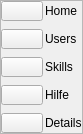
        <widget class="QFrame" name="side_menu">
         <property name="sizePolicy">
          <sizepolicy hsizetype="Preferred" vsizetype="Preferred">
           <horstretch>0</horstretch>
           <verstretch>0</verstretch>
          </sizepolicy>
         </property>
         <property name="minimumSize">
          <size>
           <width>0</width>
           <height>0</height>
          </size>
         </property>
         <property name="maximumSize">
          <size>
           <width>0</width>
           <height>16777215</height>
          </size>
         </property>
         <property name="styleSheet">
          <string notr="true">font: 7 pt &quot;Ethnocentric&quot;;

QPushButton{
	padding: 2px 4px;
	color: rgb(0, 255, 255);
}
QPushButton:hover{
	border: 1px solid;
	border-radius: 10px;
	
	border-color: rgb(0, 255, 255);
	background-color: rgb(170, 255, 255);
}
QPushButton:pressed{
	border: 1px solid;
	border-radius: 10px;
	color: black;
	border-color: rgb(0, 255, 255);
	background-color: rgb(170, 255, 255);
}
QFrame{
border-right: 1px solid rgb(0, 255, 255);
}</string>
         </property>
         <property name="frameShape">
          <enum>QFrame::StyledPanel</enum>
         </property>
         <property name="frameShadow">
          <enum>QFrame::Raised</enum>
         </property>
         <layout class="QGridLayout" name="gridLayout">
          <property name="leftMargin">
           <number>0</number>
          </property>
          <property name="topMargin">
           <number>0</number>
          </property>
          <property name="rightMargin">
           <number>0</number>
          </property>
          <property name="bottomMargin">
           <number>0</number>
          </property>
          <property name="horizontalSpacing">
           <number>2</number>
          </property>
          <property name="verticalSpacing">
           <number>8</number>
          </property>
          <item row="1" column="1" alignment="Qt::AlignLeft|Qt::AlignVCenter">
           <widget class="QLabel" name="users_btn_label">
            <property name="text">
             <string>Users</string>
            </property>
           </widget>
          </item>
          <item row="3" column="1" alignment="Qt::AlignLeft|Qt::AlignVCenter">
           <widget class="QLabel" name="skills_btn_label">
            <property name="text">
             <string>Skills</string>
            </property>
           </widget>
          </item>
          <item row="1" column="0" alignment="Qt::AlignLeft|Qt::AlignVCenter">
           <widget class="QPushButton" name="users_button">
            <property name="styleSheet">
             <string notr="true">QPushButton{
	padding: 2px 4px;
	color: rgb(0, 255, 255);
}
QPushButton:hover{
	border: 1px solid;
	border-radius: 10px;
	
	border-color: rgb(0, 255, 255);
	background-color: rgb(170, 255, 255);
}
QPushButton:pressed{
	border: 1px solid;
	border-radius: 10px;
	color: black;
	border-color: rgb(0, 255, 255);
	background-color: rgb(170, 255, 255);
}</string>
            </property>
            <property name="text">
             <string/>
            </property>
            <property name="icon">
             <iconset resource="assets/iconset.qrc">
              <normaloff>:/icons/icons/users.png</normaloff>:/icons/icons/users.png</iconset>
            </property>
            <property name="iconSize">
             <size>
              <width>25</width>
              <height>25</height>
             </size>
            </property>
           </widget>
          </item>
          <item row="5" column="0" alignment="Qt::AlignLeft|Qt::AlignVCenter">
           <widget class="QPushButton" name="details_button">
            <property name="styleSheet">
             <string notr="true">QPushButton{
	padding: 2px 4px;
	color: rgb(0, 255, 255);
}
QPushButton:hover{
	border: 1px solid;
	border-radius: 10px;
	
	border-color: rgb(0, 255, 255);
	background-color: rgb(170, 255, 255);
}
QPushButton:pressed{
	border: 1px solid;
	border-radius: 10px;
	color: black;
	border-color: rgb(0, 255, 255);
	background-color: rgb(170, 255, 255);
}</string>
            </property>
            <property name="text">
             <string/>
            </property>
            <property name="icon">
             <iconset resource="assets/iconset.qrc">
              <normaloff>:/icons/icons/zoom-in.png</normaloff>:/icons/icons/zoom-in.png</iconset>
            </property>
            <property name="iconSize">
             <size>
              <width>25</width>
              <height>25</height>
             </size>
            </property>
           </widget>
          </item>
          <item row="3" column="0" alignment="Qt::AlignLeft|Qt::AlignVCenter">
           <widget class="QPushButton" name="skills_button">
            <property name="styleSheet">
             <string notr="true">QPushButton{
	padding: 2px 4px;
	color: rgb(0, 255, 255);
}
QPushButton:hover{
	border: 1px solid;
	border-radius: 10px;
	
	border-color: rgb(0, 255, 255);
	background-color: rgb(170, 255, 255);
}
QPushButton:pressed{
	border: 1px solid;
	border-radius: 10px;
	color: black;
	border-color: rgb(0, 255, 255);
	background-color: rgb(170, 255, 255);
}</string>
            </property>
            <property name="text">
             <string/>
            </property>
            <property name="icon">
             <iconset resource="assets/iconset.qrc">
              <normaloff>:/icons/icons/book.png</normaloff>:/icons/icons/book.png</iconset>
            </property>
            <property name="iconSize">
             <size>
              <width>25</width>
              <height>25</height>
             </size>
            </property>
           </widget>
          </item>
          <item row="5" column="1" alignment="Qt::AlignLeft|Qt::AlignVCenter">
           <widget class="QLabel" name="detail_btn_label">
            <property name="text">
             <string>Details</string>
            </property>
           </widget>
          </item>
          <item row="0" column="0" alignment="Qt::AlignLeft|Qt::AlignVCenter">
           <widget class="QPushButton" name="home_button">
            <property name="styleSheet">
             <string notr="true">QPushButton{
	padding: 2px 4px;
	color: rgb(0, 255, 255);
}
QPushButton:hover{
	border: 1px solid;
	border-radius: 10px;
	
	border-color: rgb(0, 255, 255);
	background-color: rgb(170, 255, 255);
}
QPushButton:pressed{
	border: 1px solid;
	border-radius: 10px;
	color: black;
	border-color: rgb(0, 255, 255);
	background-color: rgb(170, 255, 255);
}</string>
            </property>
            <property name="text">
             <string/>
            </property>
            <property name="icon">
             <iconset resource="assets/iconset.qrc">
              <normaloff>:/icons/icons/home.png</normaloff>:/icons/icons/home.png</iconset>
            </property>
            <property name="iconSize">
             <size>
              <width>25</width>
              <height>25</height>
             </size>
            </property>
           </widget>
          </item>
          <item row="0" column="1" alignment="Qt::AlignLeft|Qt::AlignVCenter">
           <widget class="QLabel" name="home_btn_label">
            <property name="text">
             <string>Home</string>
            </property>
           </widget>
          </item>
          <item row="4" column="0" alignment="Qt::AlignLeft">
           <widget class="QPushButton" name="menu_help_btn">
            <property name="styleSheet">
             <string notr="true">QPushButton{
	padding: 2px 4px;
	color: rgb(0, 255, 255);
}
QPushButton:hover{
	border: 1px solid;
	border-radius: 10px;
	
	border-color: rgb(0, 255, 255);
	background-color: rgb(170, 255, 255);
}
QPushButton:pressed{
	border: 1px solid;
	border-radius: 10px;
	color: black;
	border-color: rgb(0, 255, 255);
	background-color: rgb(170, 255, 255);
}</string>
            </property>
            <property name="text">
             <string/>
            </property>
            <property name="icon">
             <iconset resource="assets/iconset.qrc">
              <normaloff>:/icons/icons/help-circle.png</normaloff>:/icons/icons/help-circle.png</iconset>
            </property>
            <property name="iconSize">
             <size>
              <width>25</width>
              <height>25</height>
             </size>
            </property>
           </widget>
          </item>
          <item row="4" column="1">
           <widget class="QLabel" name="help_btn_label">
            <property name="text">
             <string>Hilfe</string>
            </property>
           </widget>
          </item>
         </layout>
        </widget>
